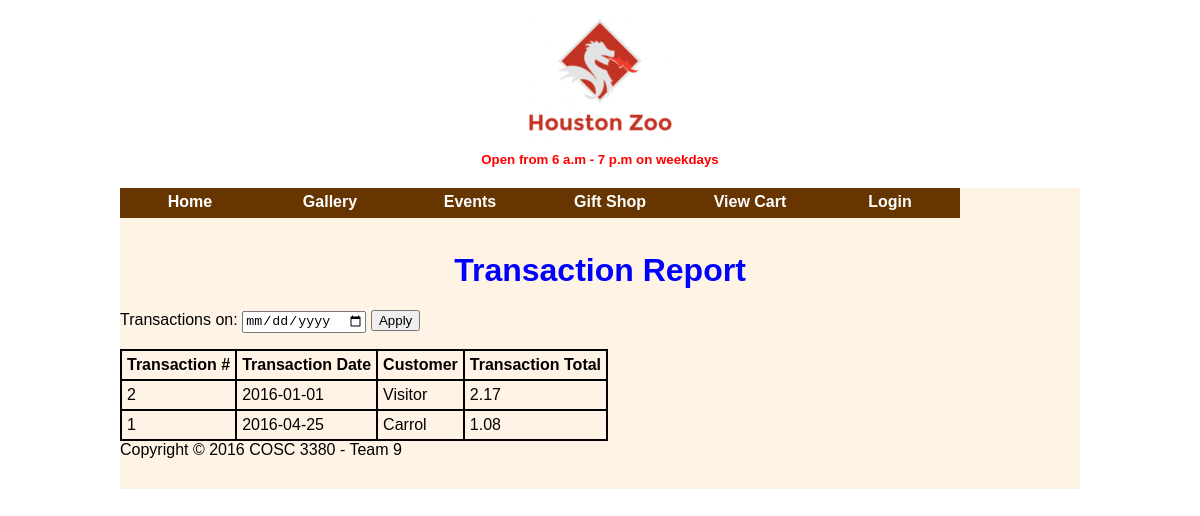
Page /trsSearch.php on the committed database.
### tables this page shows
CREATE TABLE IF NOT EXISTS `Menu` (
  `menuPage` int(11) NOT NULL AUTO_INCREMENT,
  `menutext` varchar(30) NOT NULL,
  `menuLink` varchar(30) NOT NULL,
  `menuParent` int(11) NOT NULL,
  `menuSort` int(11) NOT NULL,
  `menuSecurity` int(11) NOT NULL,
  PRIMARY KEY (`menuPage`)
);

CREATE TABLE IF NOT EXISTS `Purchase_Hdr` (
  `TransactionID` int(11) NOT NULL AUTO_INCREMENT,
  `TransactionDate` date NOT NULL,
  `MemberID` int(11) DEFAULT NULL,
  PRIMARY KEY (`TransactionID`),
  KEY `MemberID` (`MemberID`)
);

CREATE TABLE IF NOT EXISTS `customer` (
  `customerID` int(11) NOT NULL AUTO_INCREMENT,
  `customerAddress` varchar(30) NOT NULL,
  `customerCity` varchar(20) NOT NULL,
  `customerState` varchar(2) NOT NULL,
  `customerZipCode` int(11) NOT NULL,
  `customerLastName` varchar(20) NOT NULL,
  `customerFirstName` varchar(20) NOT NULL,
  `customerPhoneNumber` bigint(20) NOT NULL,
  `customerEmail` varchar(20) NOT NULL,
  `customerPassword` varchar(20) NOT NULL,
  `MembershipID` int(11) NOT NULL,
  `MembershipExp` date NOT NULL,
  `customerCreatedOn` date NOT NULL,
  `CreatedBy` int(11) DEFAULT NULL,
  `customerLastUpdated` timestamp NOT NULL DEFAULT '0000-00-00 00:00:00' ON UPDATE CURRENT_TIMESTAMP,
  `UpdatedBy` int(11) DEFAULT NULL,
  `UserTypeID` int(11) NOT NULL,
  PRIMARY KEY (`customerID`),
  UNIQUE KEY `Email` (`customerEmail`),
  KEY `CreatedBy` (`CreatedBy`),
  KEY `UpdatedBy` (`UpdatedBy`),
  KEY `MembershipId` (`MembershipID`),
  KEY `UserTypeID` (`UserTypeID`)
);

CREATE TABLE IF NOT EXISTS `Purchase_Totals` (
  `TransactionID` int(11) NOT NULL,
  `TotalTypeID` int(11) NOT NULL,
  `Amount` decimal(10,2) NOT NULL,
  KEY `TransactionID` (`TransactionID`),
  KEY `TotalTypeID` (`TotalTypeID`)
);

### trsSearch.php (the view, shortened to what this page needs)
<?php
	require_once (__DIR__.'/scripts/config.php');
?>
<?php
	echo "<div id = 'title'><h1>Transaction Report</h1></div>
			<div id = 'allItems'>
			<form><label>Transactions on: </label>
			<input type='date' name='date' value='$date'/>
			<button type='submit' name='submit' value='submit'>Apply</button>
			<br/>
			</form>
			<table>
			<tr>
				<th>Transaction #</th>
				<th>Transaction Date</th>
				<th>Customer</th>
				<th>Transaction Total</th>
			</tr>";
			$date=$_GET['date'];
	if(empty($date))
	{
		$sql = "SELECT hdr.TransactionID,hdr.TransactionDate,c.customerFirstName,ttl.Amount FROM `Purchase_Hdr` hdr
				join customer c on c.customerID=hdr.MemberID
				join Purchase_Totals ttl on ttl.TransactionID=hdr.TransactionID
				where ttl.TotalTypeID=1 order by hdr.TransactionDate";
	}else
	{
		$sql = "SELECT hdr.TransactionID,hdr.TransactionDate,c.customerFirstName,ttl.Amount FROM `Purchase_Hdr` hdr
				join customer c on c.customerID=hdr.MemberID
				join Purchase_Totals ttl on ttl.TransactionID=hdr.TransactionID
				where ttl.TotalTypeID=1 and hdr.TransactionDate='$date' order by hdr.TransactionDate";
	}
	$querystmt=$DB_con->prepare($sql);
	$querystmt->execute();
	try{
		while($row=$querystmt->fetchObject()){
			echo "<tr>";
			echo "<td>{$row->TransactionID}</td>";
			echo "<td>{$row->TransactionDate}</td>";
			echo "<td>{$row->customerFirstName}</td>";
			echo "<td>{$row->Amount}</td>";
			echo "</tr>";
		}
	}
	catch(PDOException $ex){
		$user->redirect('error.php',$ex->getMessage());
	}
	echo "</table>";
?>
<?php
	include("master.php");
?>

### scripts/class.zoouser.php (shortened to what this page needs)
<?php
class USERZOO
{
    private $db;
    function __construct($DB_con)
    {
        $this->db=$DB_con;
    }
    public function showMenu($level)
    {
        if($level==0)
        {
            $user_id=0;
        }
        elseif($level==1)
        {
            $user_id = $_SESSION['user_session'];
        }
        $result=$this->db->prepare("SELECT UserTypeID FROM customer WHERE customerID=:uid UNION select UserTypeID  from Staff where staffID=:uid LIMIT 1");
        $result->execute(array(':uid'=>$user_id));
        $userRow=$result->fetchObject();;
        $userLevel=$userRow->UserTypeID;
        if($level==0)
        {
            $sql="Select * from Menu Where menuSecurity=$userLevel order by menuParent,menuSort ASC";
        }
        elseif($level==1 && $userLevel==1)
        {
            $sql="Select * from Menu Where menuSecurity<=$userLevel and menuText not in('Login') order by menuParent,menuSort ASC";
        }
        else
        {
            $sql="Select * from Menu Where menuSecurity<=$userLevel and menuText not in ('Login','View Cart','Gift Shop','Events','Gallery') order by menuParent,menuSort ASC";
        }
        $querystmt=$this->db->prepare($sql);
        $querystmt->execute();
        while($row=$querystmt->fetchObject())
        {
            if($row->menuParent==0)
            {
                $menu[$row->menuPage]['text']=$row->menutext;
                $menu[$row->menuPage]['link']=$row->menuLink;
            }
        }
        if(!empty($menu))
        {
            echo "<div id='navmenu'>";
            echo "<ul id='nav'>";
            foreach($menu as $page=>$link)
            {
                $name=$link['text'];
                $linkUrl=$link['link'];
                if($linkUrl!="")
                {
                    echo "<li><a href='$linkUrl'>$name</a>";
                }
                else
                {
                    echo "<li><a>$name</a>";
                }
                echo "</li>";
            }
            echo "</ul>";
            echo "</div>";
            echo "<br/>";
        }
    }
}
?>

### css/default.css (style rules this page uses)
body { background: url(../images/wood-wallpaper.png); font-family: Helvetica, Arial; }
#title { color: blue; text-align: center; }
table, th, td { border: 0px solid black; border-collapse: collapse; }
th, td { padding: 2px; }
#navmenu { width:100%; }
#navmenu ul { margin: 0; padding: 0; height:25px; }
#navmenu li { margin: 0; padding: 0; list-style: none; float: left; position: relative; background:#663500; }
#navmenu ul li a { text-align:center; text-decoration:none; font-family:Arial, Helvetica, sans-serif; font-weight:bold; height:25px; width:140px; display:block; color:#FFFFFF; padding-top:5px; }

### trsSearch.php (style rules this page uses)
table, th, td { border: 2px solid black; border-collapse: collapse; }
th, td { padding: 5px; text-align: left; }

### rows in the picture
menu: menutext "Home"
menu: menutext "Gallery"
menu: menutext "Events"
menu: menutext "Gift Shop"
menu: menutext "View Cart"
menu: menutext "Login"
purchase_hdr: TransactionID "2", TransactionDate "2016-01-01", MemberID.customerFirstName "Visitor", purchase_totals.Amount "2.17"
purchase_hdr: TransactionID "1", TransactionDate "2016-04-25", MemberID.customerFirstName "Carrol", purchase_totals.Amount "1.08"
